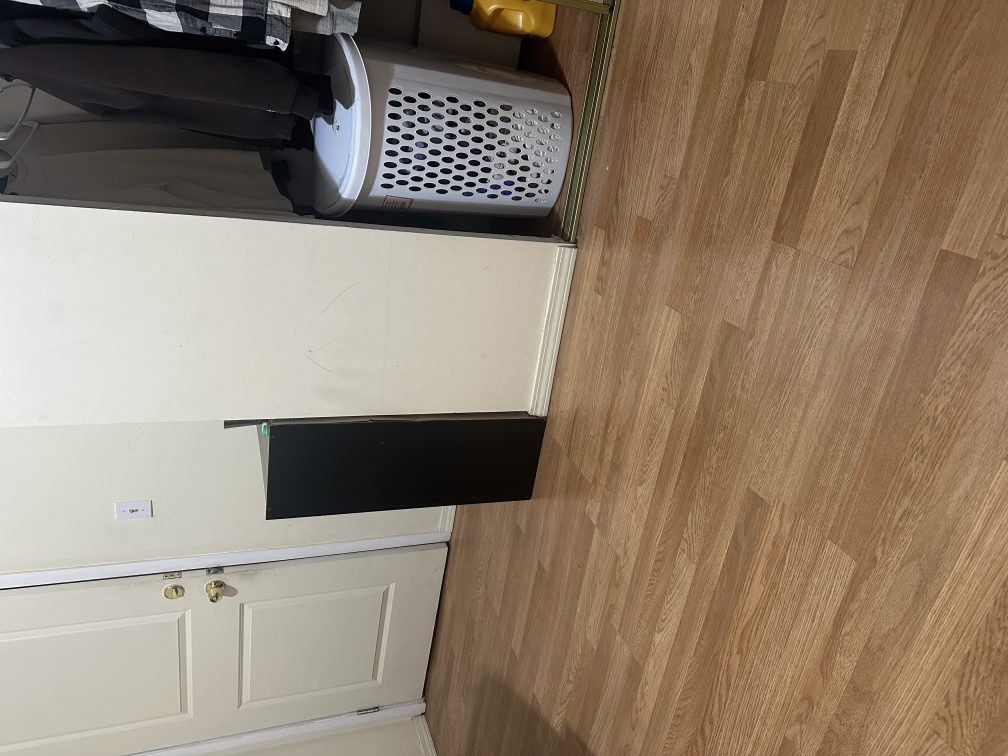
#> input picture code/cabinet/IMG_7561.JPG, 4032 x 3024 px (shown at 1/4 size)
$ python lib.py cabinet/IMG_7561.JPG cabinet/IMG_7562.JPG
#> lines starting #> are read from the running program, lines starting #| are printed output that depends on the picture
import argparse
from pathlib import Path

from PIL import Image, ImageOps
import numpy as np

import cv2

import matplotlib.pyplot as plt

def import_image(path: Path) -> Image:
    """Import an image from a file."""
    im = Image.open(path)
#> im is the input picture: PIL image 4032x3024 RGB; mean R, G, B 143.4, 127.2, 109.7
    im = ImageOps.exif_transpose(im)
#> im: PIL image 3024x4032 RGB
    print("Imported image from", path)
    return im

def im_scale(im: Image, scale: float) -> np.ndarray:
    """Resize an image by a scale factor."""
    out_im = im.resize((int(im.size[0]*scale), int(im.size[1]*scale)))
    print("Resized image to", out_im.size)
    out_im = np.array(out_im)
    return out_im

def distance_transform(im: np.ndarray) -> np.ndarray:
    """Compute the distance transform of an image."""

    return cv2.distanceTransform(im, cv2.DIST_L2, 3)

if __name__ == "__main__":
    parser = argparse.ArgumentParser(
            description="Create distance transforms for two images.")
    parser.add_argument("im1", help="Path to image 1")
    parser.add_argument("im2", help="Path to image 2")

    args = parser.parse_args()

    im1 = import_image(Path(args.im1)).convert("L")
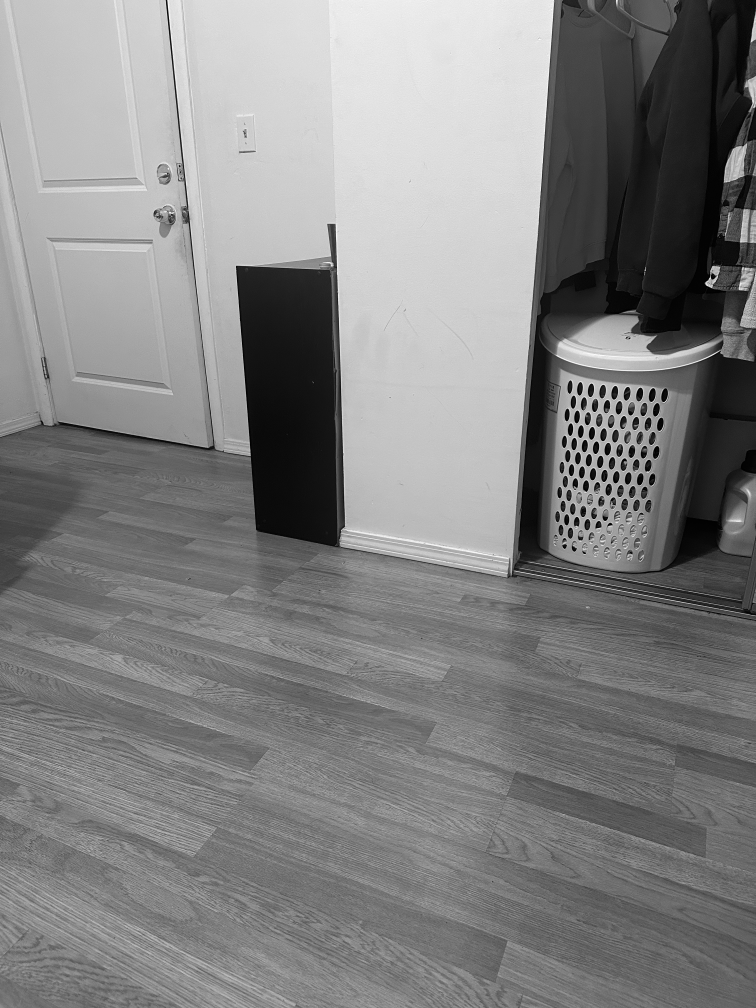
#> im1: PIL image 3024x4032 L (shown at 1/4 size); min 0, max 255, mean 130.1
    im1 = im_scale(im1, 1)
#| Resized image to (3024, 4032)


    im2 = import_image(Path(args.im2)).convert("L")
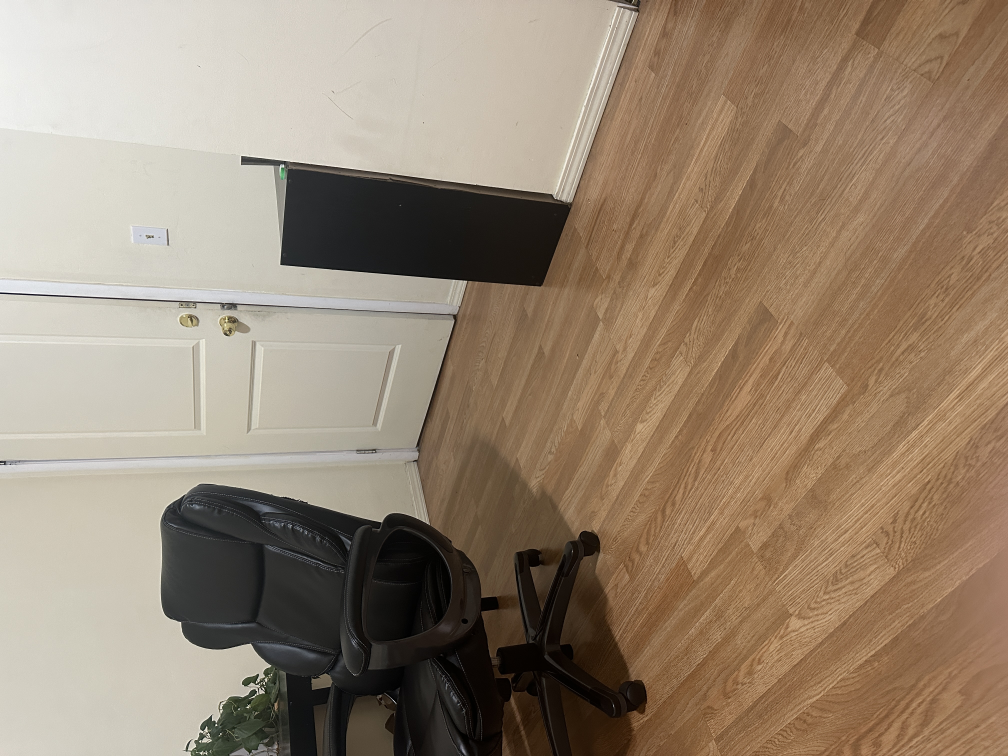
#> input picture code/cabinet/IMG_7562.JPG, 4032 x 3024 px (shown at 1/4 size)
#> in import_image, im is the input picture: PIL image 4032x3024 RGB; mean R, G, B 151.1, 133.4, 113.8
#> in import_image (call 2), `im = ImageOps.exif_transpose(im)`:
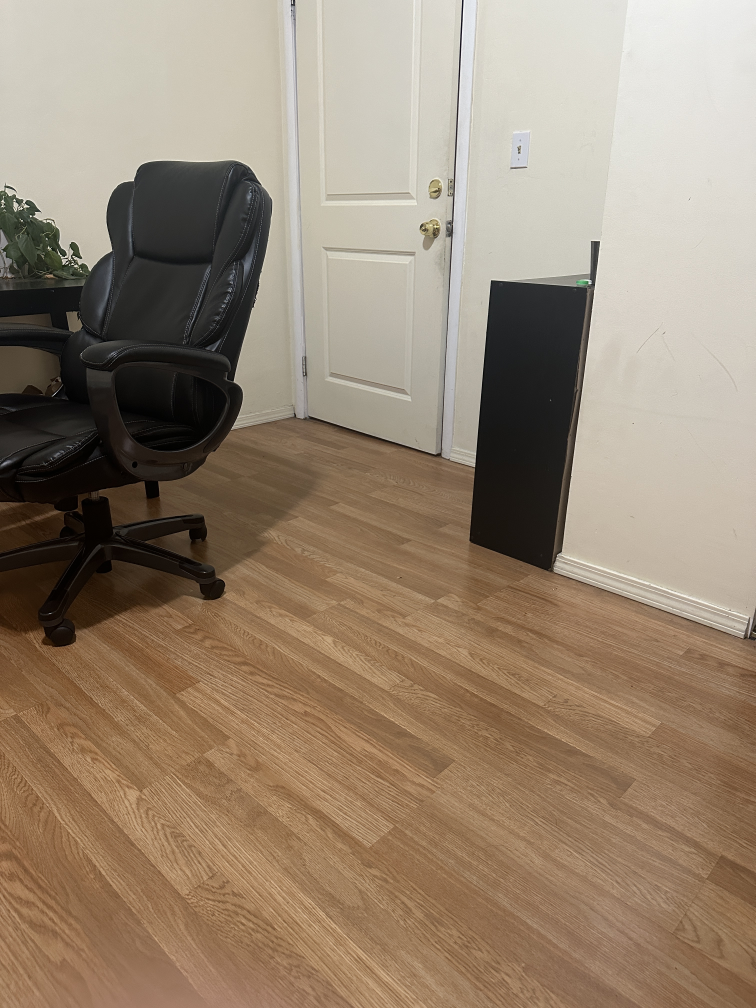
#> im: PIL image 3024x4032 RGB (shown at 1/4 size); mean R, G, B 151.1, 133.4, 113.8
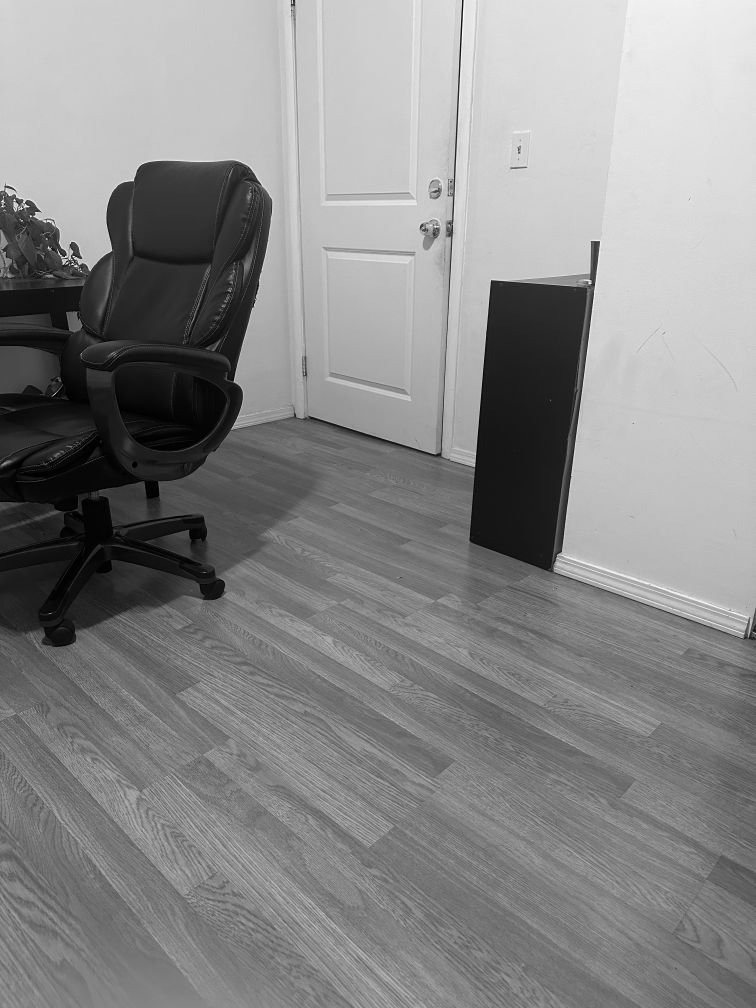
#> im2: PIL image 3024x4032 L (shown at 1/4 size); min 0, max 255, mean 136.4
    im2 = im_scale(im2, 1)
#| Resized image to (3024, 4032)

    im1_blurred = cv2.GaussianBlur(im1, (3, 3), 0)
    im2_blurred = cv2.GaussianBlur(im2, (3, 3), 0)

    im1_dist = distance_transform(im1_blurred)
    im2_dist = distance_transform(im2_blurred)
#> in distance_transform (call 2), `return cv2.distanceTransform(im, cv2.DIST_L2, 3)`:
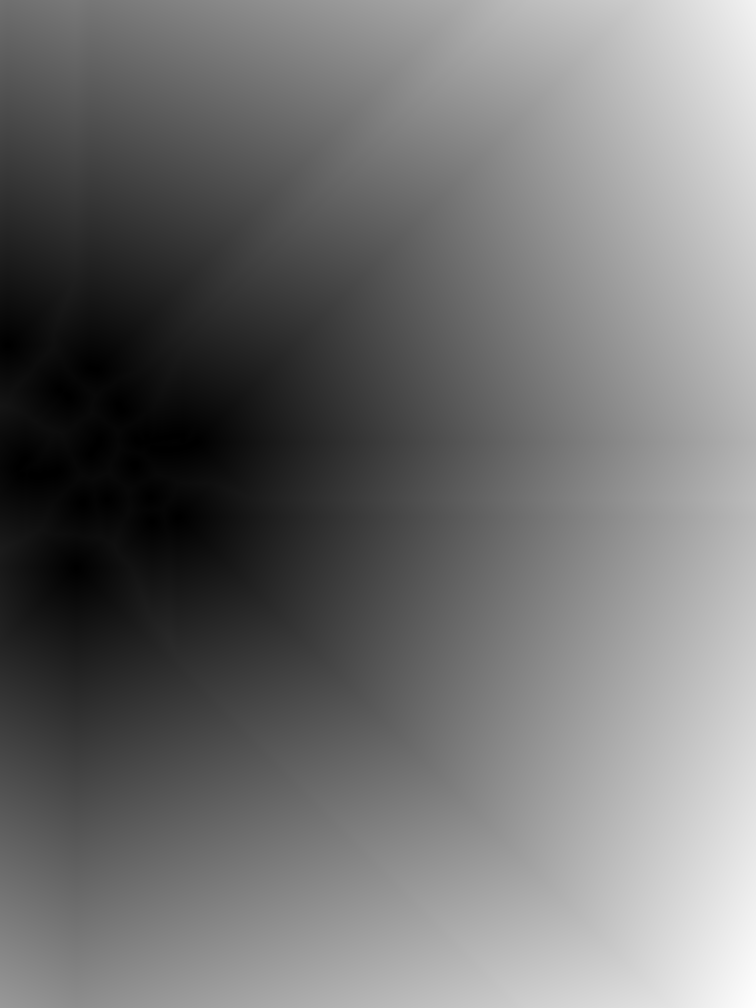
#> returned value: shape (4032, 3024) float32 (shown at 1/4 size); min 0, max 3014.5, mean 1346.2; drawn with min black and max white

    im1_dist = Image.fromarray(im1_dist).convert("L")
    im2_dist = Image.fromarray(im2_dist).convert("L")
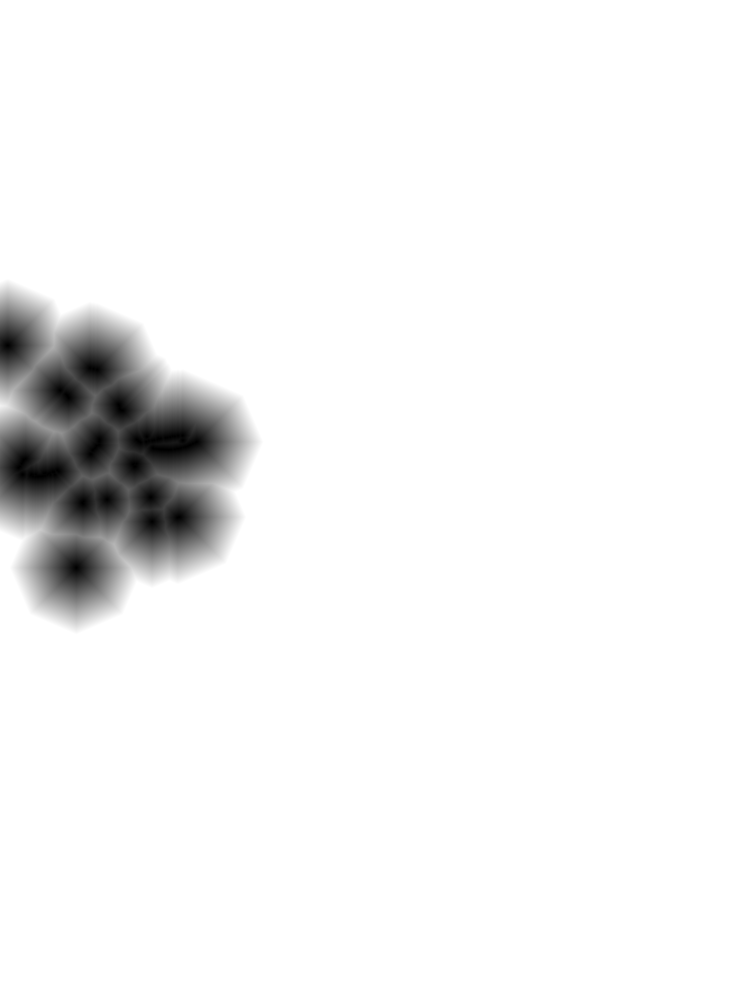
#> im2_dist: PIL image 3024x4032 L (shown at 1/4 size); min 0, max 255, mean 243.5

    im1_dist.save(Path(args.im1).parent / f"{Path(args.im1).stem}_dist.png")

    im2_dist.save(Path(args.im2).parent / f"{Path(args.im2).stem}_dist.png")
